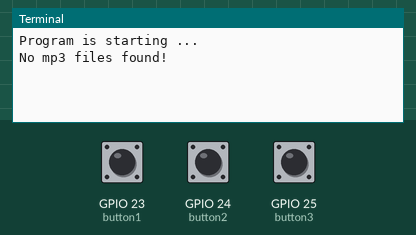
Recording of a program running on a simulated Raspberry Pi (BCM pin numbers). On the bench: the last lines printed to the terminal. The test bench sets the inputs (shaded band); at power-on: GPIO 23 (button1) HIGH, GPIO 24 (button2) HIGH, GPIO 25 (button3) HIGH. Sound played through the audio output is not drawn and takes no time.

Above: at 1.2 s.
1.3 s: GPIO 23 (button1) pulled LOW for 0.15 s
At 2.5 s:
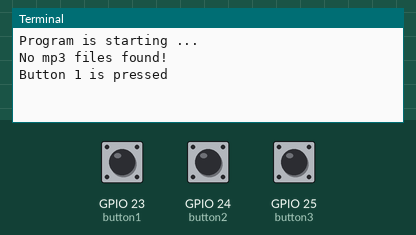
2.9 s: GPIO 24 (button2) pulled LOW for 0.15 s
At 3.8 s:
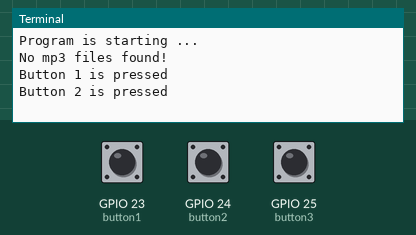
4.5 s: GPIO 25 (button3) pulled LOW for 0.15 s
At 5.1 s:
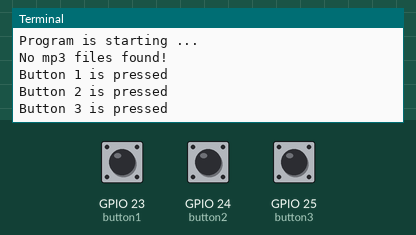

The program:

buttonTrigger2.py
```python
# followed here
# https://learn.adafruit.com/playing-sounds-and-using-buttons-with-raspberry-pi/bread-board-setup-for-input-buttons

from gpiozero import Button
from signal import pause
from os import system, listdir;
import subprocess

print ('Program is starting ... ')

mp3_files = [f for f in listdir('.') if f[-4:] == ".mp3"]
if not len(mp3_files) > 0:
    print("No mp3 files found!")
else:
    print('--- Available mp3 files')
    print(mp3_files)
    print('--- Press button #1 to select mp2, button #2 to play current. ---')

button1 = Button(23) # define Button pin according to BCM Numbering
button2 = Button(24)
button3 = Button(25)

def onButton1Pressed():
    print("Button 1 is pressed")
    system('omxplayer temple-bell.mp3 &')

def onButton2Pressed():
    print("Button 2 is pressed")
    system('omxplayer temple-bell-bigger.mp3 &')

def onButton3Pressed():
    print("Button 3 is pressed")
    system('omxplayer temple-bell-huge.mp3 &')

button1.when_pressed = onButton1Pressed
button2.when_pressed = onButton2Pressed
button3.when_pressed = onButton3Pressed

pause()
```

Measured:
- after the input at 1.3 s, the terminal: prints a new line at once (image 1)
- after the input at 2.9 s, the terminal: prints a new line at once (image 2)
- after the input at 4.5 s, the terminal: prints a new line at once (image 3)
